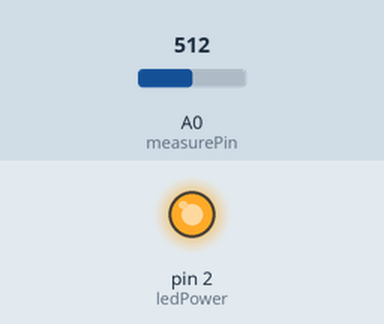
This sketch was run on a simulated Arduino Uno, built with avr-gcc and run on an emulated ATmega328P. On the bench: output pins drawn as LEDs (lit = HIGH). The test bench sets the inputs (shaded band); at power-on: A0 (measurePin) = 512. What the sketch prints to the serial monitor is not drawn.

Above: at 0.1 s.
Timing chart, 0 to 1.6 s (numbered marks = the images above):
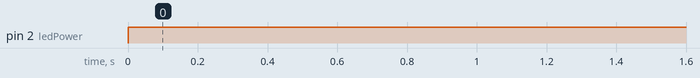

Measured:
- by itself, pin 2 (ledPower): LOW → HIGH at 0.00 s

The sketch:

SHARP.ino
```cpp
#define measurePin 0
#define ledPower 2

int samplingTime = 280;
int deltaTime = 40;
int sleepTime = 9680;

float voMeasured = 0;
float calcVoltage = 0;
float dustDensity = 0;

void setup(){
  Serial.begin(9600);
  pinMode(ledPower,OUTPUT);
}

void loop(){
  digitalWrite(ledPower,LOW); // power on the LED
  delayMicroseconds(samplingTime);

  voMeasured = analogRead(measurePin); // read the dust value

  delayMicroseconds(deltaTime);
  digitalWrite(ledPower,HIGH); // turn the LED off
  delayMicroseconds(sleepTime);

  // 0 - 3.3V mapped to 0 - 1023 integer values
  // recover voltage
  calcVoltage = voMeasured * (3.3 / 1024);
  //calcVoltage = voMeasured * (5.0 / 1024); //if 5V alim

  // linear eqaution taken from http://www.howmuchsnow.com/arduino/airquality/
  dustDensity = 0.15 * calcVoltage - 0.05;

  Serial.print("Raw Signal Value (0-1023): ");
  Serial.print(voMeasured);

  Serial.print(" - Voltage: ");
  Serial.print(calcVoltage);

  Serial.print(" - Dust Density: ");
  Serial.println(dustDensity);

  delay(1000);
}
```
